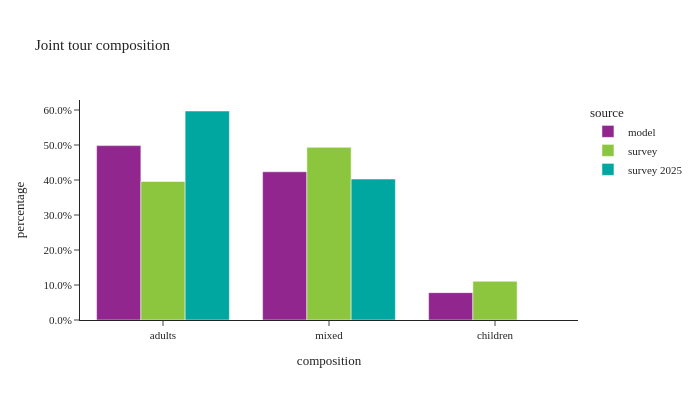

Write notebook code for a chart like this one.
### Code cell
util.plot_share_barchart(joint_tour_data, 'tour_weight', 'composition', title="Joint tour composition")

### Figure 1 — Plotly figure (JSON) as saved in the notebook; plotly's stock layout.template omitted (floating-point values rounded to 4 significant figures)
{"data": [{"alignmentgroup": "True", "customdata": [[60048], [51041], [9421]], "hovertemplate": "source=model<br>composition=%{x}<br>percentage=%{y}<br>sample_size=%{customdata[0]}<extra></extra>", "legendgroup": "model", "marker": {"color": "#91268F", "pattern": {"shape": ""}}, "name": "model", "offsetgroup": "model", "orientation": "v", "showlegend": true, "textposition": "auto", "type": "bar", "x": ["adults", "mixed", "children"], "xaxis": "x", "y": [0.4983, 0.4235, 0.07818], "yaxis": "y"}, {"alignmentgroup": "True", "customdata": [[533], [398], [83]], "hovertemplate": "source=survey<br>composition=%{x}<br>percentage=%{y}<br>sample_size=%{customdata[0]}<extra></extra>", "legendgroup": "survey", "marker": {"color": "#8CC63E", "pattern": {"shape": ""}}, "name": "survey", "offsetgroup": "survey", "orientation": "v", "showlegend": true, "textposition": "auto", "type": "bar", "x": ["adults", "mixed", "children"], "xaxis": "x", "y": [0.3959, 0.4934, 0.1107], "yaxis": "y"}, {"alignmentgroup": "True", "customdata": [[21], [5]], "hovertemplate": "source=survey 2025<br>composition=%{x}<br>percentage=%{y}<br>sample_size=%{customdata[0]}<extra></extra>", "legendgroup": "survey 2025", "marker": {"color": "#00A7A0", "pattern": {"shape": ""}}, "name": "survey 2025", "offsetgroup": "survey 2025", "orientation": "v", "showlegend": true, "textposition": "auto", "type": "bar", "x": ["adults", "mixed"], "xaxis": "x", "y": [0.5972, 0.4028], "yaxis": "y"}], "layout": {"barmode": "group", "height": 400, "legend": {"title": {"text": "source"}, "tracegroupgap": 0}, "title": {"text": "Joint tour composition"}, "width": 700, "xaxis": {"anchor": "y", "domain": [0.0, 1.0], "title": {"text": "composition"}}, "yaxis": {"anchor": "x", "domain": [0.0, 1.0], "tickformat": ".1%", "title": {"text": "percentage"}}}}
